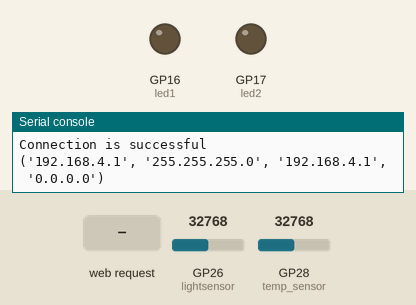
Simulated run of this program. Board: Raspberry Pi Pico running MicroPython. On the bench: output pins drawn as LEDs (lit = HIGH), the last lines printed to the serial console. The inputs (shaded band) are chosen by the test bench; at power-on: GP26 (lightsensor) = 32768, GP28 (temp_sensor) = 32768 (analog values on the 0–65535 scale). The board's own WiFi access point starts at once.

Above: at 1.2 s.
1.3 s: HTTP request GET /on received
At 2.1 s:
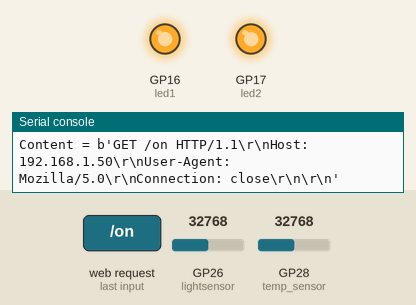
2.8 s: HTTP request GET /off received
At 3.3 s:
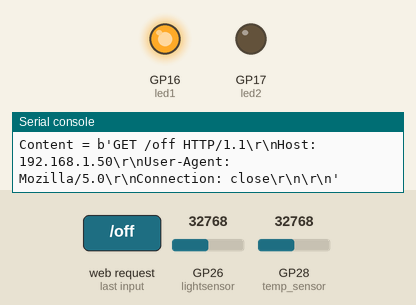
4.3 s: HTTP request GET /reset received
At 5.7 s:
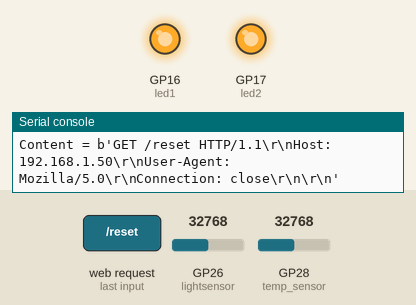
Timing chart, 0 to 7.3 s (numbered marks = the images above; inputs shaded):
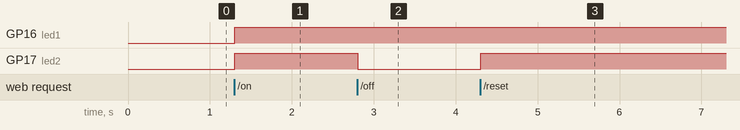

Measured:
- after the input at 1.3 s, GP16 (led1), GP17 (led2): LOW → HIGH at once
- after the input at 2.8 s, GP17 (led2): HIGH → LOW at once
- after the input at 4.3 s, GP17 (led2): LOW → HIGH at once

The program:

Finalmicropythoncode.py
```python
#Wireless Communication using Access Point Mode of RPi Pico W
#Libraries

import network
import socket
import time
import machine
import math

#Create an Access Point

ssid = 'AAA_PICO_AP'
password = 'Triple A'
ap = network.WLAN(network.AP_IF)
ap.config(essid=ssid, password=password)
ap.active(True) # Activate the access point

while ap.active() == False:
    pass

print('Connection is successful')
print(ap.ifconfig()) # this line will print the IP address of the Pico board

#Create a socket server
s = socket.socket(socket.AF_INET, socket.SOCK_STREAM)
s.bind(('', 80))
s.listen(1)# maximum number of requests that can be queued

#create a web page

def web_page(light_state, tempvalue, temp_state, ac_state, occupancy, reserve_status):

    html = """

   <html>
    <head>
    <title>Triple A HVAC System</title>
    <meta charset="UTF-8">
    <script>
        function autoRefresh() {
            window.location.reload(true);
        }
        setInterval(autoRefresh, 5000); // Refresh every 5 seconds

        function updateClock() {
        var now = new Date();
        document.getElementById("clock").innerHTML = now.toLocaleTimeString();
        }
        setInterval(updateClock, 1000);
        updateClock();
    </script>
    </head>

    <body style="font-family: Arial; margin:0; background:#f4f6f9;">

      <!-- Nav bar -->
      <div style="background:#1a1a2e; color:white; padding:12px 24px; display:flex; justify-content:space-between; align-items:center;">
        <h2 style="margin:0;">Triple A Facilities</h2>
        <span id="clock" style="font-size:13px; color:#aaa;"></span>
      </div>

      <!-- Status banner -->
      <div id="banner" style="background:#28a745; color:white; text-align:center; padding:8px; font-size:14px;">
        All Systems Normal
      </div>

      <!-- Cards grid -->
      <div style="display:grid; grid-template-columns: repeat(2,1fr); gap:16px; padding:20px; max-width:800px; margin:auto;">

        <!-- Building Status card -->
        <div style="background:white; border-radius:12px; padding:20px; box-shadow:0 2px 8px rgba(0,0,0,0.08);">
          <div style="font-size:12px; color:#888; text-transform:uppercase;">Building Status</div>
          <div style="font-size:28px; font-weight:bold; margin:8px 0;" id="status">--</div>
        </div>

        <!-- Temperature card -->
        <div style="background:white; border-radius:12px; padding:20px; box-shadow:0 2px 8px rgba(0,0,0,0.08);">
          <div style="font-size:12px; color:#888; text-transform:uppercase;">Temperature</div>
          <div style="font-size:28px; font-weight:bold; margin:8px 0;" id="temp">--</div>
          <div id="tempstate" style="font-size:13px; color:#888;">TEMP_STATE</div>
        </div>

        <!-- Occupancy card -->
        <div style="background:white; border-radius:12px; padding:20px; box-shadow:0 2px 8px rgba(0,0,0,0.08);">
          <div style="font-size:12px; color:#888; text-transform:uppercase;">Occupancy</div>
          <div style="font-size:28px; font-weight:bold; margin:8px 0;" id="occ">OCCUPANCY</div>
          <div style="font-size:28px; font-weight:bold; margin:8px 0;" id="reservation">RESERVE_STATUS</div>
          <span id="occ_indicator" style="color:green; font-size:20px;">Reserved when motion is detected or manually reserved</span>
        </div>

        <!-- AC Status card -->
        <div style="background:white; border-radius:12px; padding:20px; box-shadow:0 2px 8px rgba(0,0,0,0.08);">
          <div style="font-size:12px; color:#888; text-transform:uppercase;">AC Status</div>
          <div style="font-size:28px; font-weight:bold; margin:8px 0;" id="ac">OFF</div>
          <span id="green" style="color:gray; font-size:20px;">AC is automatic</span>
        </div>

      </div>


      <!-- Buttons -->
      <div style="text-align:center; padding:0 20px 20px;">

        <!-- Occupancy Buttons -->

        <button onclick="window.location.href='/reserve'"
          style="padding:10px 24px; background:#28a745; color:white; border:none; border-radius:8px; margin:4px; font-size:14px; cursor:pointer;">
          Reserve Room
        </button>
        <button onclick="window.location.href='/unreserve'"
          style="padding:10px 24px; background:#6c757d; color:white; border:none; border-radius:8px; margin:4px; font-size:14px; cursor:pointer;">
          Cancel Reservation
        </button>

        <!-- AC Buttons -->

        <button onclick="window.location.href='/on'"
          style="padding:10px 24px; background:#007BFF; color:white; border:none; border-radius:8px; margin:4px; font-size:14px; cursor:pointer;">
          Turn AC ON
        </button>
        <button onclick="window.location.href='/off'"
          style="padding:10px 24px; background:#dc3545; color:white; border:none; border-radius:8px; margin:4px; font-size:14px; cursor:pointer;">
          Turn AC OFF
        </button>

      </div>

      <!-- Footer -->
      <div style="text-align:center; font-size:12px; color:#aaa; padding:12px;">
        Triple A HVAC System — Auto-refreshes every 5 seconds
      </div>

    <script>

    // VARIABLES (replace with real sensor values)

    var temperature = TEMP_VALUE;
    var occupancy = 0;
    var lightOn = LIGHT_VALUE;
    var acOn = AC_STATE;

    // MAIN FUNCTION
    function updateSystem() {

    // GET SENSOR VALUES HERE

    // temperature = ...

    // occupancy = ...

    // lightOn = ...

    // BASIC LOGIC

    if (lightOn == true) {
        document.getElementById("status").innerHTML = "Light ON";


    } else {

        document.getElementById("status").innerHTML = "Light OFF";

        acOn = false;

    }


    // DISPLAY VALUES

    document.getElementById("temp").innerHTML = temperature + " ˚C";


    if (acOn == true) {

        document.getElementById("ac").innerHTML = "ON";

        document.getElementById("green").style.color = "green";

    } else {

        document.getElementById("ac").innerHTML = "OFF";

        document.getElementById("green").style.color = "gray";

    }


    if (lightOn == false) {
        document.getElementById("occ_indicator").style.color = "gray";

    } else if (occupancy > 0) {
        document.getElementById("occ_indicator").style.color = "red";

    } else {
        document.getElementById("occ_indicator").style.color = "green";
    }
    if (lightOn == true) {
        document.getElementById("temp").innerHTML = temperature + " ˚C";
    } else {
        document.getElementById("temp").style.textDecoration = "line-through";
    }

    }

    // BUTTON FUNCTION
    function toggleAC() {
    acOn = !acOn;

    // ===== SEND DATA TO MICROCONTROLLER HERE =====
    // sendAC(acOn);
    updateSystem();
    }
    // LOOP (updates every 2 secs)

    updateSystem();
    </script>
    </body>
    </html>

        """
    return html

#Matching sensors to correct pins on breadboard
lightsensor = machine.ADC(26)
led1 = machine.Pin(16, machine.Pin.OUT)
temp_sensor = machine.ADC(28)
light_state = False
led2 = machine.Pin(17, machine.Pin.OUT)
ac_state = False
pir_sensor = machine.Pin(15, machine.Pin.IN)
            #            ^^---------------------------------------------------------------------------------------FIX!!!!!


occupancy = False
manual_on = False #manual override button on
manual_off = False #manual override button off
reserved = False


#Response when connection received
while True:

    try:
        conn, addr = s.accept()
    except OSError as e:
        print("socket error:", e)
        continue

    print('Got a connection from %s' % str(addr))
    request = conn.recv(1024)
    request_str = str(request)
    # Extract path from request
    path = request_str.split(' ')[1] if ' ' in request_str else '/'
    print("Path received:", path)  # ← add this

    print('\nRaspberry PICO Data:\n----------------------------')


    #--------AC button code----------
    if path == "/on":
        led2.value(1)
        ac_state = True
        manual_on = True
        manual_off = False

    elif path == "/off":
        led2.value(0)
        ac_state = False
        manual_on = False
        manual_off = True

    elif path == "/reset":
        manual_on = False
        manual_off = False
        reserved = False
        print("All states reset")


    #--------Reservation button code----------
    elif path == "/reserve":
        reserved = True
        print("Room reserved")
        occupancy = False

    elif path == "/unreserve":
        reserved = False
        print("Reservation cancelled")

    elif path == "/":
        print("Normal page load")

    #Declarations of all sensors
    Sensor_out = lightsensor.read_u16()
    tempsensorvalue = temp_sensor.read_u16()

    #1.0 LIGHT webpage logic
    print("Raw light sensor value:", Sensor_out)

    if Sensor_out < 64000:
        light_state = True
        led1.value(1)
        print("light detected")

    else:
        light_state = False
        led1.value(0)
        print("light not detected")

    #reset independant AC control
    if light_state == False:
        manual_on = False
        manual_off = False
        led2.value(0)
        ac_state = False
        print("Building closed - AC reset")

    #2.0 temp_sensor
    print("Raw Temp:", tempsensorvalue)
    tempvalue = round((1 / (1/298 + (1/3950) * math.log((65535 / tempsensorvalue) - 1))) - 212, 1)
    print("Temperature:", tempvalue, "˚C")


    if tempvalue > 23:
        temp_state = "Temperature is above thermal comfort maximum of 23˚C"
        print("Temperature is high")

    elif tempvalue < 20:
        temp_state = "Temperature is below thermal comfort minimum of 20˚C"
        print("Temperature is low")


    else:
        temp_state = "In range"
        print("Temperature is in range")


    #3.0 PIR Sensor...
    # 3.0 PIR Sensor (FIXED)

    pir_value = pir_sensor.value()
    print("PIR raw value:", pir_value)

    if pir_value == 1:
        occupancy = True
        print("Occupancy detected")
    else:
        occupancy = False
        print("No motion")

    # reservation code
    if reserved == True and occupancy == True:
        reserve_status = "Room is Occupied"
        occupancy = False


    elif reserved == True and occupancy == False:
        reserve_status = "Reserved - Successful"
        occupancy_status = "Occupied" if occupancy else "Vacant"

    else:
        reserve_status = "---"

    #trouble shoot
    print("manual_off:", manual_off)
    print("manual_on:", manual_on)
    print("light_state:", light_state)
    print("tempvalue:", tempvalue)

    #4.0 AC LOGIC (manual override)
    if manual_off == True:
        led2.value(0)
        ac_state = False
        print("AC manually forced off")

    elif manual_on == True:
        led2.value(1)
        ac_state = True
        print("AC manually forced on")

    else:
        if light_state == True and tempvalue > 23:
            led2.value(1)
            ac_state = True
            print("AC auto turned on")
        else:
            led2.value(0)
            ac_state = False
            print("AC auto turned off")

    print('----------------------------\n')
    time.sleep(0.2)


    # Update webpage with correct light value and temperature value
    html = web_page(light_state, tempvalue, temp_state, ac_state, occupancy, reserve_status)
    html = html.replace("LIGHT_VALUE", str(light_state).lower())
    html = html.replace("TEMP_VALUE", str(tempvalue))
    html = html.replace("TEMP_STATE", str(temp_state))
    html = html.replace("AC_STATE", str(ac_state).lower())
    html = html.replace("OCCUPANCY", "Occupied" if occupancy else "Vacant")
    html = html.replace("RESERVE_STATUS", reserve_status)
    response = html

    conn.send("HTTP/1.1 200 OK\r\n")
    conn.send("Content-Type: text/html\r\n")
    conn.send("Connection: close\r\n\r\n")
    conn.sendall(response)
    conn.close()

    print('Content = %s' % request)
```
